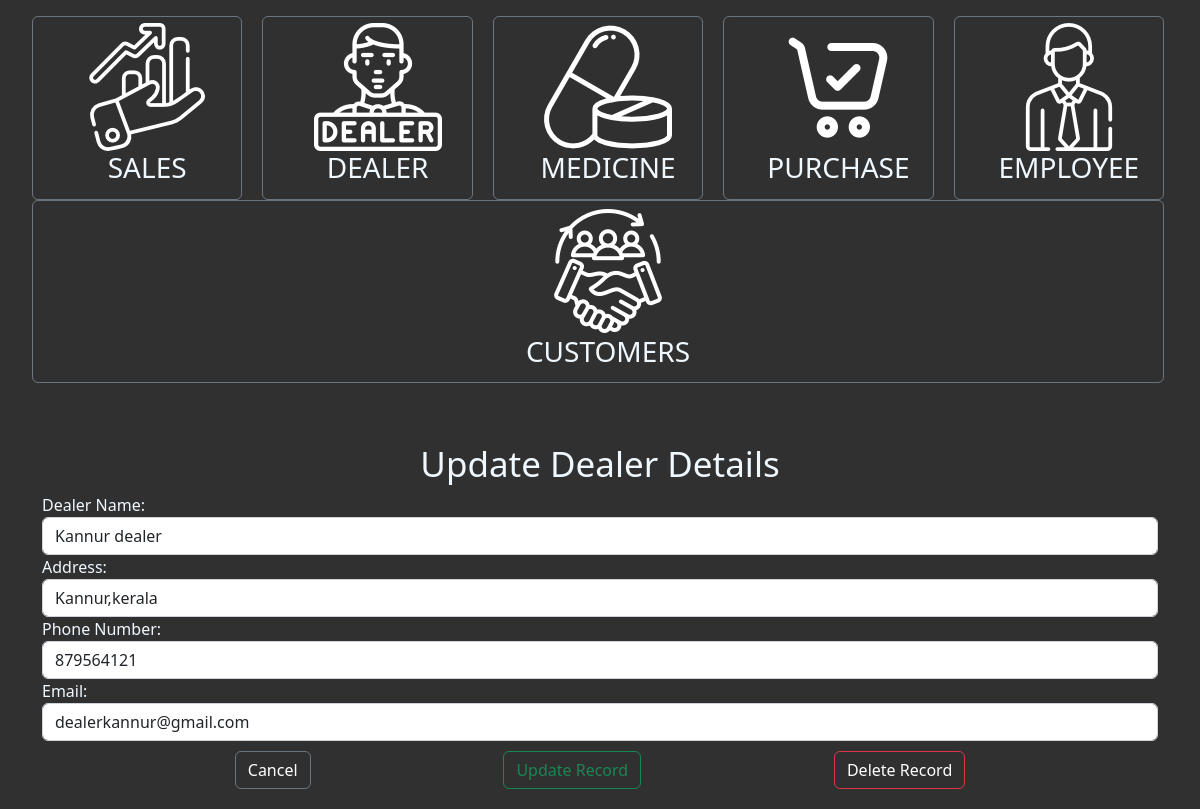
/dealerformview/33, run on the app's committed database.
### medstore/models.py (models this page shows, shortened)
class Dealer(models.Model):
    dname = models.CharField(max_length=30)
    address = models.CharField(max_length=100)
    phn_no = models.BigIntegerField(unique=True)
    email = models.CharField(max_length=50)

### medstore/views.py (the view)
# urls.py: path('dealerformview/<int:foo>',views.dealerformview, name='dealerformview'),
def dealerformview(request, foo):
    dealer = Dealer.objects.get(pk=foo)
    dict = {'dealer': dealer}
    return render(request, 'add_dealer.html', dict)

### medstore/templates/add_dealer.html (shortened to what this page needs)
<!DOCTYPE html>
<html lang="en">
<head>
    {% load static %}
<link href="https://cdn.jsdelivr.net/npm/bootstrap@5.2.3/dist/css/bootstrap.min.css" rel="stylesheet">
</head>
<body>
    <link rel="stylesheet" href="{% static '/js/add_dealer.css' %}">
    <div class="container-fluid mt-3" >
        <div class="container-fluid mt-3 row" id="main_menu">
            <div class="btn btn-outline-secondary dropdown col" data-bs-toggle="dropdown">
                <div class="dropdown col">
                    <img src="{% static '/js/sales.png' %}" alt="sales">
                    <h3 >SALES</h3>
                </div>
            </div>
            <div class="btn btn-outline-secondary dropdown col" data-bs-toggle="dropdown">
                <div class="dropdown col">
                    <img src="{% static '/js/dealer.png' %}" alt="dealer">
                    <h3>DEALER</h3>
                </div>
            </div>
            <div class="btn btn-outline-secondary dropdown col" data-bs-toggle="dropdown">
                <div class="dropdown col">
                    <img src="{% static '/js/medicine.png' %}" alt="medicine">
                    <h3>MEDICINE</h3>
                </div>
            </div>
            <div class="btn btn-outline-secondary dropdown col" data-bs-toggle="dropdown">
                <div class="dropdown col">
                    <img src="{% static '/js/purchase.png' %}" alt="PURCHASE">
                    <h3 >PURCHASE</h3>
                </div>
            </div>
            <div class="btn btn-outline-secondary dropdown col" data-bs-toggle="dropdown">
                <div class="dropdown col">
                    <img src="{% static '/js/employee.png' %}" alt="employee">
                    <h3>EMPLOYEE</h3>
                </div>
            </div>
            <div class="btn btn-outline-secondary dropdown col" data-bs-toggle="dropdown">
                <div class="dropdown col">
                    <img src="{% static '/js/customer.png' %}" alt="customers">
                    <h3 >CUSTOMERS</h3>
                </div>
            </div>
        </div>
    </div>
    <div class="container" id="add_dealer">
        <div >
            <div >
                <h1>
                    {% if add %}
                    Add Dealer Details
                    {% else %}
                    Update Dealer Details
                    {% endif %}
                </h1>
            </div>
            <div >
                {% if dealer %}
                <form action="/dealerformupdate/{{ dealer.id }}" method="post">
                    <div>
                        <div>
                            <label for="dname" class="form-control-label">Dealer Name:</label>
                        </div>
                        <div >
                            <input type="text" name="dname" class="form-control" id="dname" placeholder="Dealer Name"
                                value="{{ dealer.dname }}" required />
                        </div>
                    </div>
                    <div>
                        <div>
                            <label for="address" class="form-control-label">Address:</label>
                        </div>
                        <div >
                            <input type="text" class="form-control" id="address" placeholder="Address" name="address"
                                value="{{ dealer.address }}" />
                        </div>
                    </div>
                    <div>
                        <div>
                            <label for="phn_no" class="form-control-label">Phone Number:</label>
                        </div>
                        <div >
                            <input type="text" name="pno" class="form-control" id="phn_no" placeholder="Contact Number"
                                value="{{ dealer.phn_no }}" required />
                        </div>
                    </div>
                    <div >
                        <div>
                            <label for="email" class="form-control-label ">Email:</label>
                        </div>
                        <div>
                            <input type="text" name="email" class="form-control" id="email" placeholder="Email"
                                value="{{ dealer.email }}" />
                        </div>
                    </div>
                    <div class="col" id="buttoncustom">
                        <div>
                            <button type="submit" class="btn btn-outline-secondary">
                                <a href="{% url 'medstore:index' %}">Cancel</a></button>
                        </div>
                        <div>
                            <button type="submit" class="btn btn-outline-success">
                                {% if add %}
                                Add Record
                                {% else %}
                                Update Record
                                {% endif %}
                            </button>
                        </div>
                        <div>
                            <button type="submit" class="delbut btn btn-outline-danger">
                                <a href="/dealerformdelete/{{ dealer.id }}">Delete Record {{ foo.id }}</a>
                            </button>
                        </div>
                    </div>
                </form>
                {% endif %}
            </div>
        </div>
    </div>
</body>

### medstore/static/js/add_dealer.css (style rules this page uses)
body { background-color: #303030; }
.btn { height: 100%; }
h3 { color: aliceblue; }
.dropdown { display: flex; flex-wrap: wrap; flex-direction: column; align-content: center; align-items: center; position: relative; margin-left: 20px; }
a { text-decoration: none; color: #ffffff; }
#add_dealer { padding-top: 20px; padding-bottom: 20px; margin-top: 40px; height: 100%; }
#buttoncustom { padding-top: 10px; display: flex; flex-wrap: nowrap; justify-content: space-evenly; flex-direction: row; }
h1 { color: aliceblue; align-items: center; text-align: center; font-size: 35px; }
label { color: aliceblue; }

### data on the page
Dealer: dname "Kannur dealer", address "Kannur,kerala", pno "879564121", email "dealerkannur@gmail.com"
